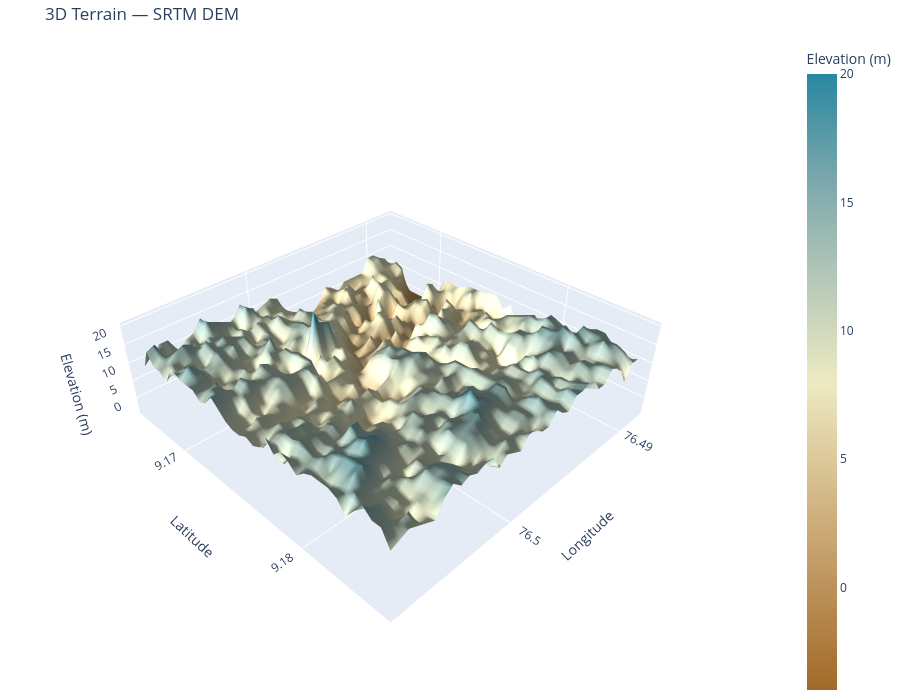

Notebook code cell kept with this figure:
### Code cell
import plotly.graph_objects as go
import numpy as np

# Downsample if the DEM is large — full-res 30m grids can be very slow to render interactively
# Adjust the step to balance detail vs performance
step = 2  # try 1 for full res if your grid is small, higher (4, 5...) if it's huge
dem_ds = dem.isel(lat=slice(None, None, step), lon=slice(None, None, step))

fig = go.Figure(data=[go.Surface(
    z=dem_ds.values,
    x=dem_ds.lon.values,
    y=dem_ds.lat.values,
    colorscale='earth',
    colorbar=dict(title='Elevation (m)'),
    lighting=dict(ambient=0.5, diffuse=0.8, specular=0.3, roughness=0.6),
    lightposition=dict(x=100, y=200, z=1000)
)])

fig.update_layout(
    title='3D Terrain — SRTM DEM',
    scene=dict(
        xaxis_title='Longitude',
        yaxis_title='Latitude',
        zaxis_title='Elevation (m)',
        # Exaggerate vertical scale for visibility — real terrain often looks flat otherwise
        aspectmode='manual',
        aspectratio=dict(x=1, y=1, z=0.3),
    ),
    width=900,
    height=700,
    margin=dict(l=0, r=0, t=40, b=0)
)

fig.show()

### Figure 1 — Plotly figure (JSON) as saved in the notebook; plotly's stock layout.template omitted (floating-point values rounded to 4 significant figures; data arrays with more than 128 entries replaced by an {"elided": "..."} marker saying what was removed)
{"data": [{"colorbar": {"title": {"text": "Elevation (m)"}}, "colorscale": [[0, "rgb(161, 105, 40)"], [0.1667, "rgb(189, 146, 90)"], [0.3333, "rgb(214, 189, 141)"], [0.5, "rgb(237, 234, 194)"], [0.6667, "rgb(181, 200, 184)"], [0.8333, "rgb(121, 167, 172)"], [1, "rgb(40, 135, 161)"]], "lighting": {"ambient": 0.5, "diffuse": 0.8, "roughness": 0.6, "specular": 0.3}, "lightposition": {"x": 100, "y": 200, "z": 1000}, "type": "surface", "x": [76.49, 76.49, 76.49, 76.49, 76.49, 76.49, 76.49, 76.49, 76.49, 76.49, 76.49, 76.49, 76.49, 76.5, 76.5, 76.5, 76.5, 76.5, 76.5, 76.5, 76.5, 76.5, 76.5, 76.5, 76.5, 76.5, 76.5, 76.5, 76.5, 76.5, 76.5, 76.51, 76.51, 76.51, 76.51, 76.51], "y": [9.185, 9.185, 9.184, 9.184, 9.183, 9.183, 9.182, 9.181, 9.181, 9.18, 9.18, 9.179, 9.179, 9.178, 9.178, 9.177, 9.176, 9.176, 9.175, 9.175, 9.174, 9.174, 9.173, 9.173, 9.172, 9.171, 9.171, 9.17, 9.17, 9.169, 9.169, 9.168, 9.168, 9.167, 9.166, 9.166], "z": {"elided": "36x36 float values"}}], "layout": {"height": 700, "margin": {"b": 0, "l": 0, "r": 0, "t": 40}, "scene": {"aspectmode": "manual", "aspectratio": {"x": 1, "y": 1, "z": 0.3}, "xaxis": {"title": {"text": "Longitude"}}, "yaxis": {"title": {"text": "Latitude"}}, "zaxis": {"title": {"text": "Elevation (m)"}}}, "title": {"text": "3D Terrain — SRTM DEM"}, "width": 900}}
